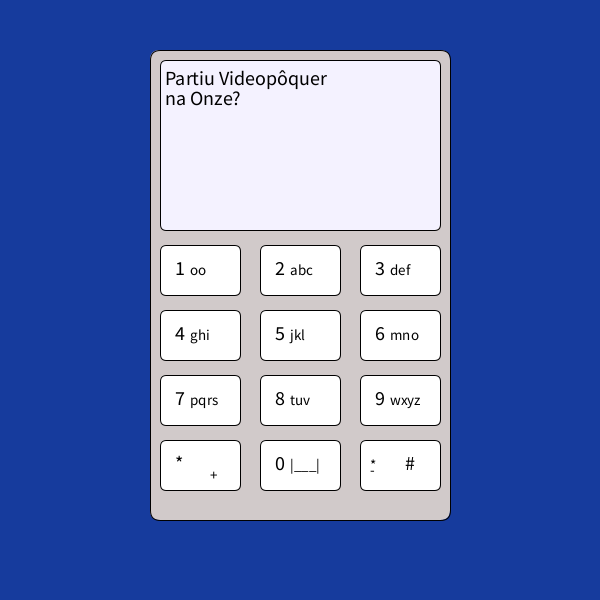
Frame 1 (no input)
Frame 60 (the mouse pressed at the canvas centre just before this capture): identical to frame 1, image omitted
Frame 120 (the mouse held since frame 60 and released just before this capture): identical to frame 1, image omitted

The Processing sketch that drew this single still picture (run headless with seeded random() and noise(); from frame 60 on, the mouse is pressed at the canvas centre):

// Processing sketch: processing_148896
// ── processing_148896.pde

/* Paulo Otavio Panichek Ribeiro
   trabalho para a disciplina de Algoritmos 1.
   30/04/2014.
   Este trabalho mostra a parte da música: 
   "Que o chefe da polícia carioca avisa pelo celular
    Que lá na praça Onze tem um videopôquer para se jogar..."
    */

int x, y,cursor_x = 0, cursor_y = 0;
boolean pressed = false;
void setup()
{
background(22,59,157);
size(600,600);
rectMode(CORNERS);
fill(209,202,202);
rect(150,50,450,520, 10);
fill(244,242,255);
rect(160,60,440,230,6);
fill(255);
rect(160,245,240,295,6);
rect(260,245,340,295,6);
rect(360,245,440,295,6);
rect(160,310,240,360,6);
rect(260,310,340,360,6);
rect(360,310,440,360,6);
rect(160,375,240,425,6);
rect(260,375,340,425,6);
rect(360,375,440,425,6);
rect(160,440,240,490,6);
rect(260,440,340,490,6);
rect(360,440,440,490,6);
fill(0);
textSize(20);
text("1",175,275);
text("2",275,275);
text("3",375,275);
text("4",175,340);
text("5",275,340);
text("6",375,340);
text("7",175,405);
text("8",275,405);
text("9",375,405);
text("0",275,470);
text("*",175,470);
text("#",405,470);
textSize(15);
text("abc",290,275);
text("def",390,275);
text("oo",190,275);
text("jkl",290,340);
text("mno",390,340);
text("ghi",190,340);
text("tuv",290,405);
text("wxyz",390,405);
text("pqrs",190,405);
text("+",210,480);
text("*",370,470);
text("-",370,475);
text("|___|",290,470);
textSize(20);
text("Partiu Videopôquer",165,85);
text("na Onze?",165,105);

}

void draw()
{
textSize(20);
if (!pressed){
if (mousePressed)
{
    for (x = 160; x <= 360; x += 100){
    for (y = 245; y <= 440; y += 65){
        if (mouseY > y && mouseY <= y+50 && mouseX > x && mouseX <= x + 80)
        {

          if (cursor_x < 270 && cursor_y < 45){
          if ((y-195)/50 != 4){
          text(str(((x/100)+((y-195)/50-1)*3)), 165 + cursor_x, 195 + cursor_y);
          }
          else {
                if (x/100 == 1)
                text("*", 165 + cursor_x, 195 + cursor_y);
                else if (x/100 == 2)
                text("0", 165 + cursor_x, 195 + cursor_y);
                else
                text("#", 165 + cursor_x, 195 + cursor_y);
                
          }
          cursor_x += 10;
          if (cursor_x == 260){
          cursor_y += 15;
          cursor_x = 0;
          }
          pressed = true;
          }

}
}
}
}
}   
}

void mouseReleased()
{
  pressed = false;
}
